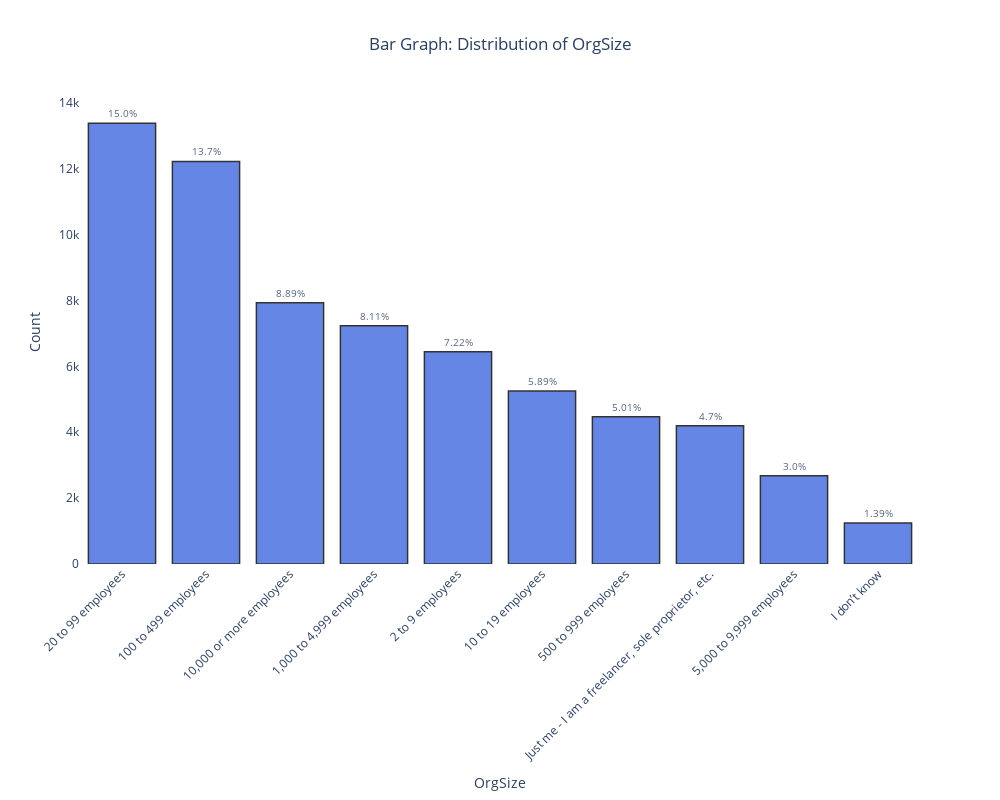

The notebook cell this image was saved under:
### Code cell
plot_column(df, 'OrgSize', 1000, 800)

### Figure 1 — Plotly figure (JSON) as saved in the notebook; plotly's stock layout.template omitted (floating-point values rounded to 4 significant figures)
{"data": [{"alignmentgroup": "True", "hovertemplate": "OrgSize=%{x}<br>Count=%{y}<br>text=%{text}<extra></extra>", "legendgroup": "", "marker": {"color": "royalblue", "line": {"color": "black", "width": 1.5}, "pattern": {"shape": ""}}, "name": "", "offsetgroup": "", "opacity": 0.8, "orientation": "v", "showlegend": false, "text": ["15.0%", "13.7%", "8.89%", "8.11%", "7.22%", "5.89%", "5.01%", "4.7%", "3.0%", "1.39%"], "textfont": {"size": 10}, "textposition": "outside", "type": "bar", "x": ["20 to 99 employees", "100 to 499 employees", "10,000 or more employees", "1,000 to 4,999 employees", "2 to 9 employees", "10 to 19 employees", "500 to 999 employees", "Just me - I am a freelancer, sole proprietor, etc.", "5,000 to 9,999 employees", "I don’t know"], "xaxis": "x", "y": [13380, 12218, 7929, 7235, 6439, 5254, 4472, 4196, 2677, 1243], "yaxis": "y"}], "layout": {"barmode": "relative", "height": 800, "legend": {"tracegroupgap": 0}, "plot_bgcolor": "white", "title": {"text": "Bar Graph: Distribution of OrgSize", "x": 0.5}, "width": 1000, "xaxis": {"anchor": "y", "domain": [0, 1], "tickangle": -45, "title": {"text": "OrgSize"}}, "yaxis": {"anchor": "x", "domain": [0, 1], "title": {"text": "Count"}}}}
